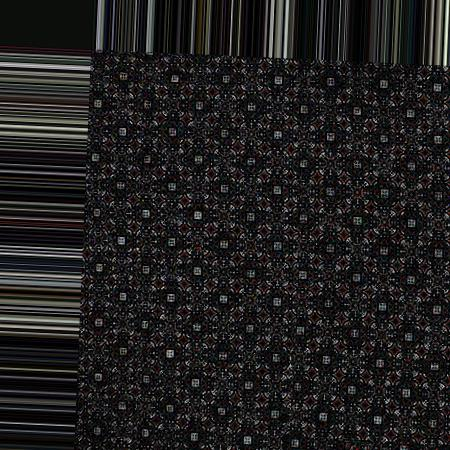
#> input picture training/cap/Yogya-Cap-Nogosari--Sogan_black_tophat_sq_3_0_0.jpg, 450 x 450 px; its folder holds only this picture in this run
$ jupyter execute --allow-errors NBayes_BatikCapTulisClassifier.ipynb   (older library calls are emulated)
#> lines starting #> are read from the running program, lines starting #| are printed output that depends on the picture
[cell 1]
#### Dependencies

from PIL import Image
from skimage.feature import greycomatrix, greycoprops

import glob
import math
import matplotlib.pyplot as plt
import os
import pandas as pd
import random

[cell 2]
#### Global variables

model = []
nb_constraints = []
class_names = []
map_8bit_to_3bit = [i // 32 for i in range(256)]

[cell 3]
#### Functions

def load_img(img_path):
    return Image.open(img_path).convert('L')

def get_img_size(img):
    return img.size

def print_img(img):
    plt.imshow(img, cmap='gray')

def get_resized_img(img, dimension):
    return img.resize(dimension)

def get_img_colors(img):
    return list(img.getdata())

def get_3bit_img_colors(img):
    img_colors = get_img_colors(img)

    loop_count = 0
    for img_color in img_colors:
        img_colors[loop_count] = map_8bit_to_3bit[img_color]

        loop_count += 1

    return img_colors

def get_img_matrix(img_colors):
    img_matrix = []

    loop_count = 0
    img_square_dimension = int(math.sqrt(len(img_colors)))

    for row in range(img_square_dimension):
        temp_row = []
        for col in range(img_square_dimension):
            temp_row.append(img_colors[loop_count])

            loop_count += 1
        img_matrix.append(temp_row)

    return img_matrix

def get_img_features(img):
    img_3bit_colors = get_3bit_img_colors(img)
    img_matrix = get_img_matrix(img_3bit_colors)

    glcm_matrix = greycomatrix(img_matrix, distances=[1], angles=[0], levels=12, symmetric=False, normed=False)
    glcm_components = ['contrast', 'correlation', 'energy', 'homogeneity', 'ASM', 'dissimilarity']

    img_features = []
    for glcm_component in glcm_components:
        img_features.append(greycoprops(glcm_matrix, glcm_component)[0][0])

    return tuple(img_features)

# Modelling

def init_model():
    global model
    global class_names

    model = []
    class_names = []

def load_class_names(training_path):
    global class_names

    class_names = [class_name for class_name in os.listdir(training_path)]

def insert_img_features_into_model(class_name, img_features):
    global model

    row_tuple = (class_name,) + img_features
    model.append(row_tuple)

def load_preprocessed_img(img_path, dimension=(128, 128)):
    img = load_img(img_path)
    img = get_resized_img(img, dimension)

    return img

def train(training_path, img_type='*.jpg'):
    print('Training...')
    for class_name in class_names:
        img_paths = glob.glob(training_path + class_name + '/' + img_type)

        for img_path in img_paths:
            img = load_preprocessed_img(img_path)
#> in get_resized_img, `return img.resize(dimension)`:
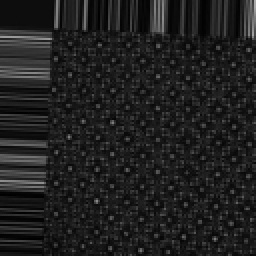
#> returned value: PIL image 128x128 L (shown 2 times larger); min 0, max 171, mean 31.8
            img_features = get_img_features(img)
#> in get_3bit_img_colors, `img_colors = get_img_colors(img)`: img_colors = 16384 values, max 171 at index 127, min 0 at index 945, mean 31.82
#> the loop in get_3bit_img_colors, `for img_color in img_colors:` made 16384 passes
#> img_color on passes 1 to 3: 13, 13, 13
#> after the loop in get_3bit_img_colors, `for img_color in img_colors:`: img_colors = 16384 values, max 5 at index 127, min 0 at index 0, mean 0.481; loop_count = 16384
#> in get_img_features, `img_3bit_colors = get_3bit_img_colors(img)`: img_3bit_colors has the same summary as img_colors in get_3bit_img_colors
#> in get_img_matrix, `img_square_dimension = int(math.sqrt(len(img_colors)))`: img_square_dimension = 128
#> after the loop in get_img_matrix, `for row in range(img_square_dimension):`: img_matrix = 128 items; loop_count = 16384
#> in get_img_features, `img_matrix = get_img_matrix(img_3bit_colors)`: img_matrix = 128 items
#> after the loop in get_img_features, `for glcm_component in glcm_components:`: img_features = [0.455, 0.559, 0.538, 0.822, 0.29, 0.373]
#> img_features = (0.455, 0.559, 0.538, 0.822, 0.29, 0.373)

            insert_img_features_into_model(class_name, img_features)
#> in insert_img_features_into_model, `row_tuple = (class_name,) + img_features`: row_tuple = ('cap', 0.455, 0.559, 0.538, 0.822, 0.29, 0.373)
#> pass 2 of the loop in train, `for class_name in class_names:`:
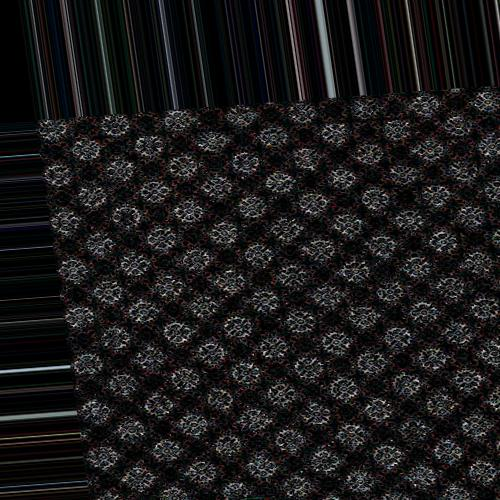
#> input picture training/tulis/Yogya-Tulis-Nogosari--Sogan_black_tophat_sq_3_10_2519.jpg, 500 x 500 px
#> in get_resized_img (call 2), `return img.resize(dimension)`:
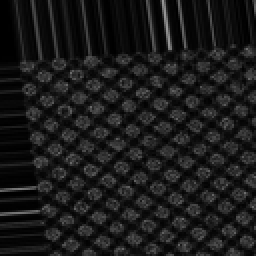
#> returned value: PIL image 128x128 L (shown 2 times larger); min 0, max 152, mean 26
#> the loop in get_3bit_img_colors (call 2), `for img_color in img_colors:` made 16384 passes
#> img_color on passes 2 to 4: 0, 0, 0
#> in train, `img_features = get_img_features(img)`: img_features = (0.348, 0.573, 0.629, 0.87, 0.396, 0.275)

    print('--> Done')

def get_splitted_model(sample_rate=0.8):
    sample_model = []
    test_sample_model = []

    for row in model:
        random_splitter = random.uniform(0, 1)

        if(random_splitter <= sample_rate):
            sample_model.append(row)
        else:
            test_sample_model.append(row)

    return sample_model, test_sample_model

def get_single_glcm_feature(sample_model, glcm_index):
    subset = []

    for row in sample_model:
        subset.append((row[0], row[glcm_index + 1]))

    return subset

def get_nb_constraints(sample_model, n_slice=2, glcm_length=6):
    nb_constraints = []
    class_frequencies = []
    sample_model_length = len(sample_model)

    for class_name in class_names:
        class_frequencies.append(list(map(lambda x: x[0], sample_model)).count(class_name))

    for glcm_index in range(glcm_length):
        slice_length = int(sample_model_length / n_slice)

        single_glcm_sample_model = get_single_glcm_feature(sample_model, glcm_index)
        sorted_single_glcm_sample_model = sorted(single_glcm_sample_model, key= lambda x: x[1])

        glcm_constraints = []
        for constraint_index in range(0, sample_model_length, slice_length):
            subset = sorted_single_glcm_sample_model[constraint_index:constraint_index + slice_length]
            slice_stats = []
            for class_name in class_names:
                slice_stats.append(list(map(lambda x: x[0], subset)).count(class_name))
            glcm_constraints.append((sorted_single_glcm_sample_model[constraint_index][1], slice_stats))

        nb_constraints.append(glcm_constraints)

    return nb_constraints, class_frequencies, sample_model_length

# [53 lines left out: functions get_img_features_class, get_img_class, test, not called in this run]
